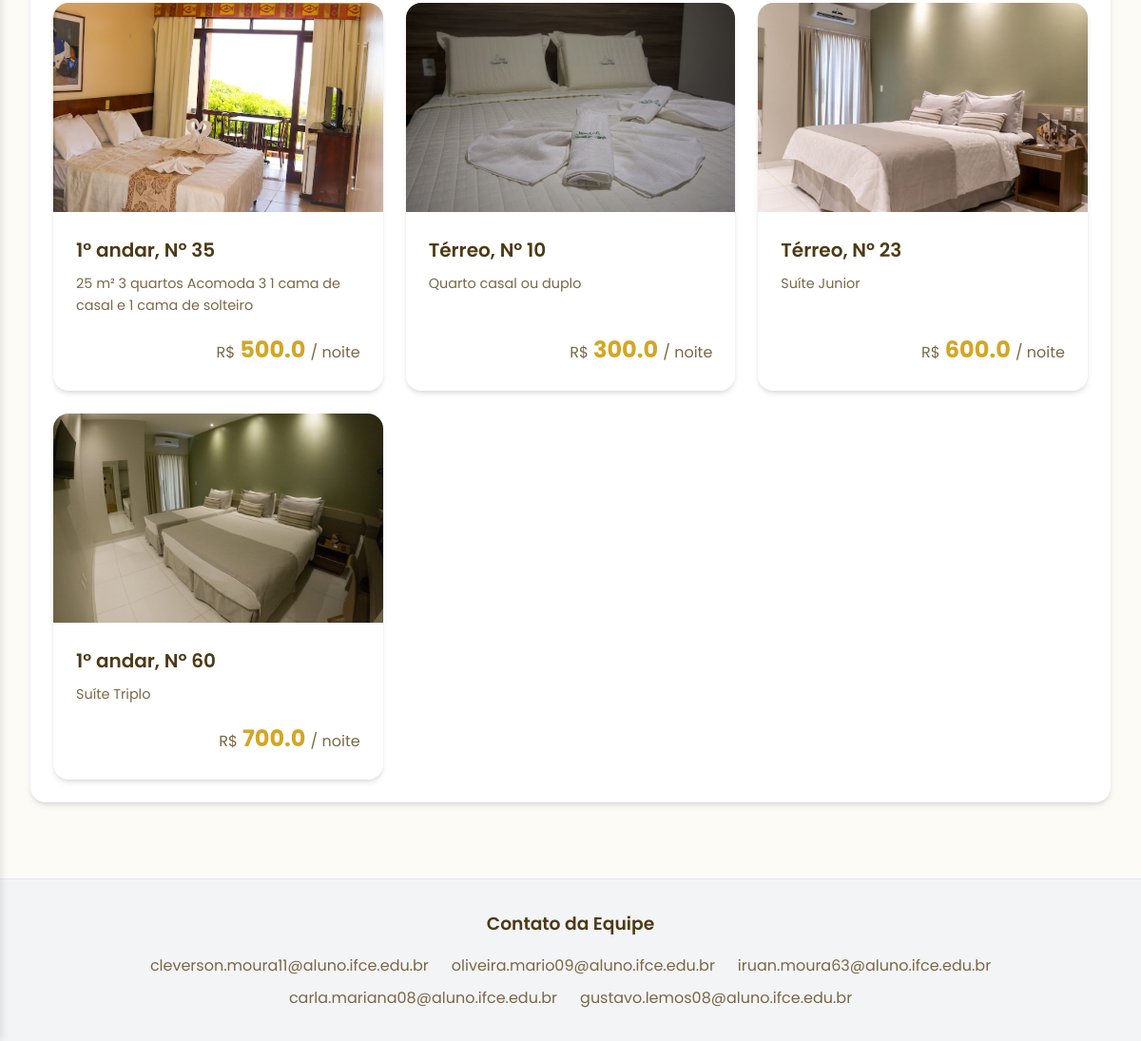
Before: / (lower part) with the older database file.
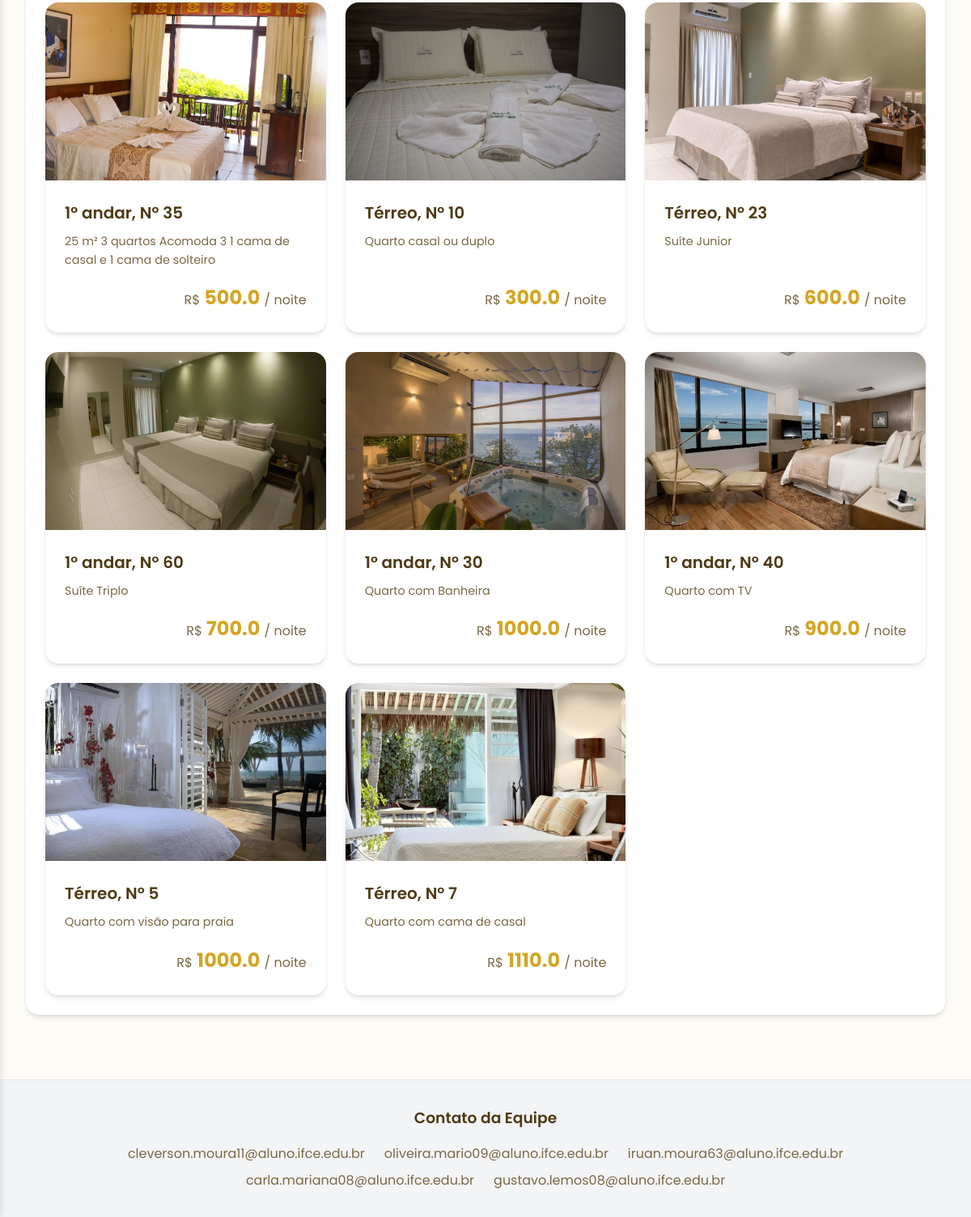
After: the same page with the newer database file.
### tables this page shows
CREATE TABLE quartos 
(
    id_quarto INTEGER PRIMARY KEY AUTOINCREMENT,
    andar TEXT,
    numero_quarto TEXT,
    preco REAL,
    imagem TEXT,
    id_hotel INTEGER, descricao TEXT,
    FOREIGN KEY (id_hotel) REFERENCES hoteis(id_hotel)
);

### routes/routes_gerais.py (the view)
@gerais_bp.route('/')
def index():
    if 'usuario' in session:
        icone = "/static/{}".format(session['usuario']['imagem'])
        endereco = "/perfil_usuario"
    elif 'hotel' in session:
        icone = "/static/{}".format(session['hotel']['foto'])
        endereco = "/perfil_hotel"
    else:
        icone = "/static/imagens/user.png"
        endereco = "/login"
    texto = "Vamos ver"
    quarto_model = QuartoModel()
    quartos = quarto_model.buscar_todos_quartos()
    return render_template('index.html', texto=texto, icone=icone, endereco=endereco, quartos=quartos)

### models/connect.py (called while the page is built)
    def connect(self):
        self.conn = sqlite3.connect(self.db_name)
        self.conn.row_factory = sqlite3.Row  # Para retornar dicionários
        self.cursor = self.conn.cursor()

    def execute(self, query, params=None):
        if self.conn is None:
            self.connect()
        if params:
            self.cursor.execute(query, params)
        else:
            self.cursor.execute(query)
        return self.cursor

    def fetchall(self):
        return self.cursor.fetchall()

    def close(self):
        if self.conn:
            self.conn.close()
            self.conn = None
            self.cursor = None

### models/quarto_model.py (called while the page is built)
    def buscar_todos_quartos(self):
        db = Database()
        db.connect()
        sql = "SELECT * FROM quartos"
        db.execute(sql)
        quartos = db.fetchall()
        db.close()
        return quartos

### templates/index.html (shortened to what this page needs)
<!DOCTYPE html>
<html lang="pt-br">
<head>
  <link rel="stylesheet" href="/static/estilos/style.css" />
  <link rel="stylesheet" href="https://cdnjs.cloudflare.com/ajax/libs/font-awesome/6.5.1/css/all.min.css">
</head>
<body>
  <div class="page-wrapper">
    <main class="main-content">
      <section class="card">
        <div class="quartos-grid">
          {% if quartos %}
            {% for quarto in quartos %}
              <a href="{{ url_for('quarto.quartos_reserva', id_hotel=quarto.id_hotel, id_quarto=quarto.id_quarto) }}" class="quarto-card-link">
                <div class="quarto-card">
                  <div class="quarto-card-imagem-wrapper">
                    {% if quarto.imagem %}
                        <img src="{{ url_for('static', filename=quarto.imagem) }}" alt="Imagem do quarto" class="quarto-card-imagem">
                    {% else %}
                        <img src="https://placehold.co/600x400/d3a625/FFFFFF?text=Quarto" alt="Imagem padrão do quarto" class="quarto-card-imagem">
                    {% endif %}
                  </div>
                  <div class="quarto-card-info">
                    {% if quarto.andar == "0" %}
                      <h3 class="quarto-card-nome">Térreo, Nº {{ quarto.numero_quarto }}</h3>
                    {% else %}
                      <h3 class="quarto-card-nome">{{ quarto.andar }}° andar, Nº {{ quarto.numero_quarto }}</h3>
                    {% endif %}
                    <p class="quarto-card-descricao">{{ quarto.descricao }}</p>
                    <div class="quarto-card-preco">
                      <span>R$</span> {{ quarto.preco }} <span>/ noite</span>
                    </div>
                  </div>
                </div>
              </a>
            {% endfor %}
          {% else %}
            <div class="no-content-found">
              <i class="fas fa-bed"></i>
              <p class="text-bold">Nenhum quarto encontrado.</p>
              <p class="text-small">Tente uma busca diferente ou verifique novamente mais tarde.</p>
            </div>
          {% endif %}
        </div>
      </section>
    </main>
    <footer class="footer">
        <div class="footer-content">
            <h3>Contato da Equipe</h3>
            <div class="footer-contacts">
                <p>cleverson.moura11@aluno.ifce.edu.br</p>
                <p>oliveira.mario09@aluno.ifce.edu.br</p>
                <p>iruan.moura63@aluno.ifce.edu.br</p>
                <p>carla.mariana08@aluno.ifce.edu.br</p>
                <p>gustavo.lemos08@aluno.ifce.edu.br</p>
            </div>
        </div>
    </footer>
  </div>
</body>
</html>

### static/estilos/style.css (style rules this page uses)
:root { --cor-fundo: #FDFBF5; --cor-fundo-card: #FFFFFF; --cor-primaria: #d3a625; --cor-primaria-hover: #b68b1c; --cor-texto-principal: #4d3a14; --cor-texto-secundario: #7a6846; --cor-borda: #E5E7EB; --sombra-card: 0 4px 6px -1px rgb(0 0 0 / 0.1), 0 2px 4px -2px rgb(0 0 0 / 0.1); }
* { margin: 0; padding: 0; box-sizing: border-box; }
body { font-family: 'Poppins', sans-serif; background-color: var(--cor-fundo); color: var(--cor-texto-principal); line-height: 1.6; }
a { text-decoration: none; color: inherit; }
.page-wrapper { transition: margin-left 0.3s ease-in-out; }
.main-content { padding: 2rem; max-width: 1600px; margin: 0 auto; }
.card { background-color: var(--cor-fundo-card); padding: 1.5rem; border-radius: 1rem; box-shadow: var(--sombra-card); }
.quartos-grid { display: grid; grid-template-columns: repeat(auto-fill, minmax(320px, 1fr)); gap: 1.5rem; }
.quarto-card-link { transition: transform 0.3s ease, box-shadow 0.3s ease; }
.quarto-card { background-color: var(--cor-fundo-card); border-radius: 1rem; overflow: hidden; box-shadow: var(--sombra-card); height: 100%; display: flex; flex-direction: column; }
.quarto-card-imagem-wrapper { width: 100%; height: 220px; }
.quarto-card-imagem { width: 100%; height: 100%; object-fit: cover; }
.quarto-card-info { padding: 1.5rem; flex-grow: 1; display: flex; flex-direction: column; }
.quarto-card-nome { font-size: 1.25rem; font-weight: 600; margin-bottom: 0.5rem; }
.quarto-card-descricao { color: var(--cor-texto-secundario); font-size: 0.9rem; margin-bottom: 1rem; flex-grow: 1; }
.quarto-card-preco { font-size: 1.5rem; font-weight: 700; color: var(--cor-primaria); text-align: right; }
.quarto-card-preco span { font-size: 1rem; font-weight: 400; color: var(--cor-texto-secundario); }
.footer { padding: 2rem; background-color: #f3f4f6; margin-top: 3rem; border-top: 1px solid var(--cor-borda); }
.footer-content { max-width: 1600px; margin: 0 auto; text-align: center; }
.footer-content h3 { margin-bottom: 1rem; font-weight: 600; }
.footer-contacts { display: flex; flex-wrap: wrap; justify-content: center; gap: 0.5rem 1.5rem; color: var(--cor-texto-secundario); }

Changed rows visible on the page:
added quartos: imagem (picture), andar "1", numero_quarto "30", descricao "Quarto com Banheira", preco "1000.0"
added quartos: imagem (picture), andar "1", numero_quarto "40", descricao "Quarto com TV", preco "900.0"
added quartos: imagem (picture), numero_quarto "5", descricao "Quarto com visão para praia", preco "1000.0"
added quartos: imagem (picture), numero_quarto "7", descricao "Quarto com cama de casal", preco "1110.0"
